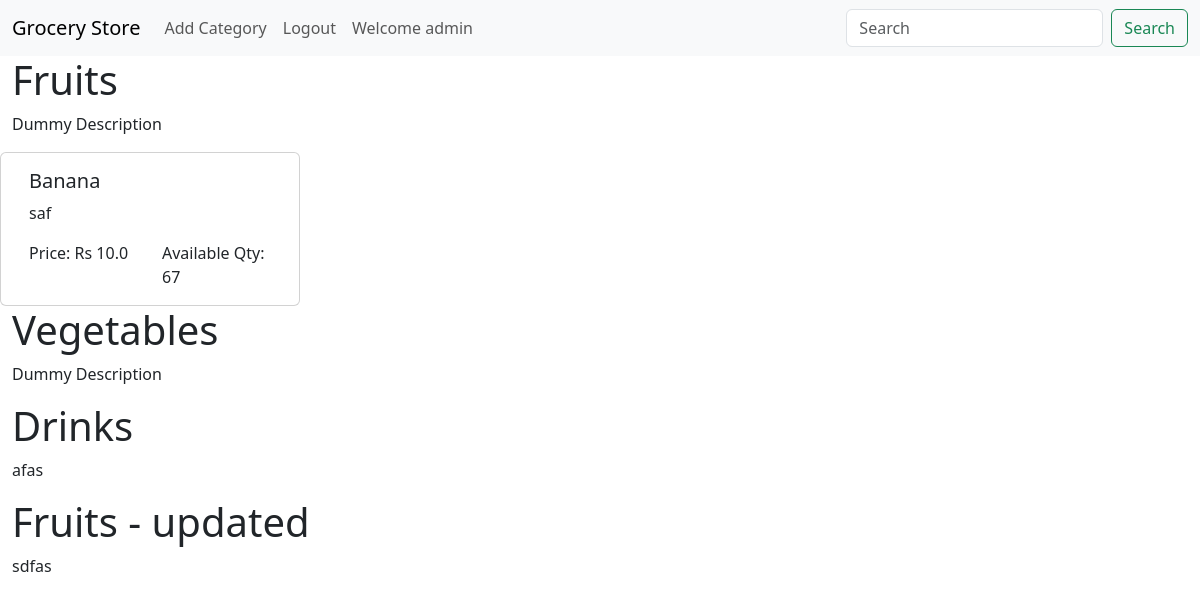
The page / (signed in) on the database its author committed.
### application/model.py (models this page shows, shortened)
class Categories(db.Model):
    id = db.Column(db.Integer, primary_key=True, autoincrement=True)
    name = db.Column(db.String(80), unique=True, nullable=False)
    description = db.Column(db.String(255), nullable=True)
    products = db.relationship('Products', backref='categories', lazy=True)

class Products(db.Model):
    id = db.Column(db.Integer, primary_key=True, autoincrement=True)
    name = db.Column(db.String(80), unique=True, nullable=False)
    description = db.Column(db.String(255), nullable=True)
    selling_price = db.Column(db.Float, nullable=False)
    cost_price = db.Column(db.Float, nullable=False)
    manufacturing_date = db.Column(db.Date, nullable=True)
    expiry_date = db.Column(db.Date, nullable=True)
    stock = db.Column(db.Integer, nullable=False)
    category_id = db.Column(db.Integer, db.ForeignKey('categories.id'))

### application/routes.py (the view)
@app.route('/')
def index():
    if 'user' in session:
        categories = Categories.query.all()
        return render_template('home.html', categories=categories)
    return render_template('home.html')

### templates/home.html (shortened to what this page needs)
{% extends 'base_withNav.html' %}
{% block content %}
    {% if session['user'] %}
        {%for category in categories%}
            <div class="container-fluid">
                <h1>{{category.name}}</h1>
                <p>{{category.description}}</p>
                <div class="row">
                {% for product in category.products %}
                    <div class="card col-3">
                        <div class="card-body">
                            <h5 class="card-title">{{product.name}}</h5>
                            <p class="card-text">{{product.description}}</p>
                            <div class="row">
                                <div class="col-6">
                                    <p class="card-text">Price: Rs {{product.selling_price}}</p>
                                </div>
                                <div class="col-6">
                                   <p class="card-text">Available Qty: {{product.stock}}</p>
                                </div>
                            </div>
                        </div>
                    </div>
                {% endfor %}
                </div>
            </div>
        {%endfor%}
    {% else %}
        <h1>Welcome to the Grocery Store</h1>
        <p>Here you can find all the groceries you need.</p>
        <p>Click on the link below to start shopping.</p>
        <a href={{url_for('login')}}>Login</a>
    {% endif %}
{% endblock content %}

### rows shown on the page
Categories: name "Fruits", description "Dummy Description"
Products: name "Banana", description "saf", selling_price "10.0", stock "67"
Categories: name "Vegetables", description "Dummy Description"
Categories: name "Drinks", description "afas"
Categories: name "Fruits - updated", description "sdfas"

### other values the page prints
{{ session['user'] }} "admin"
